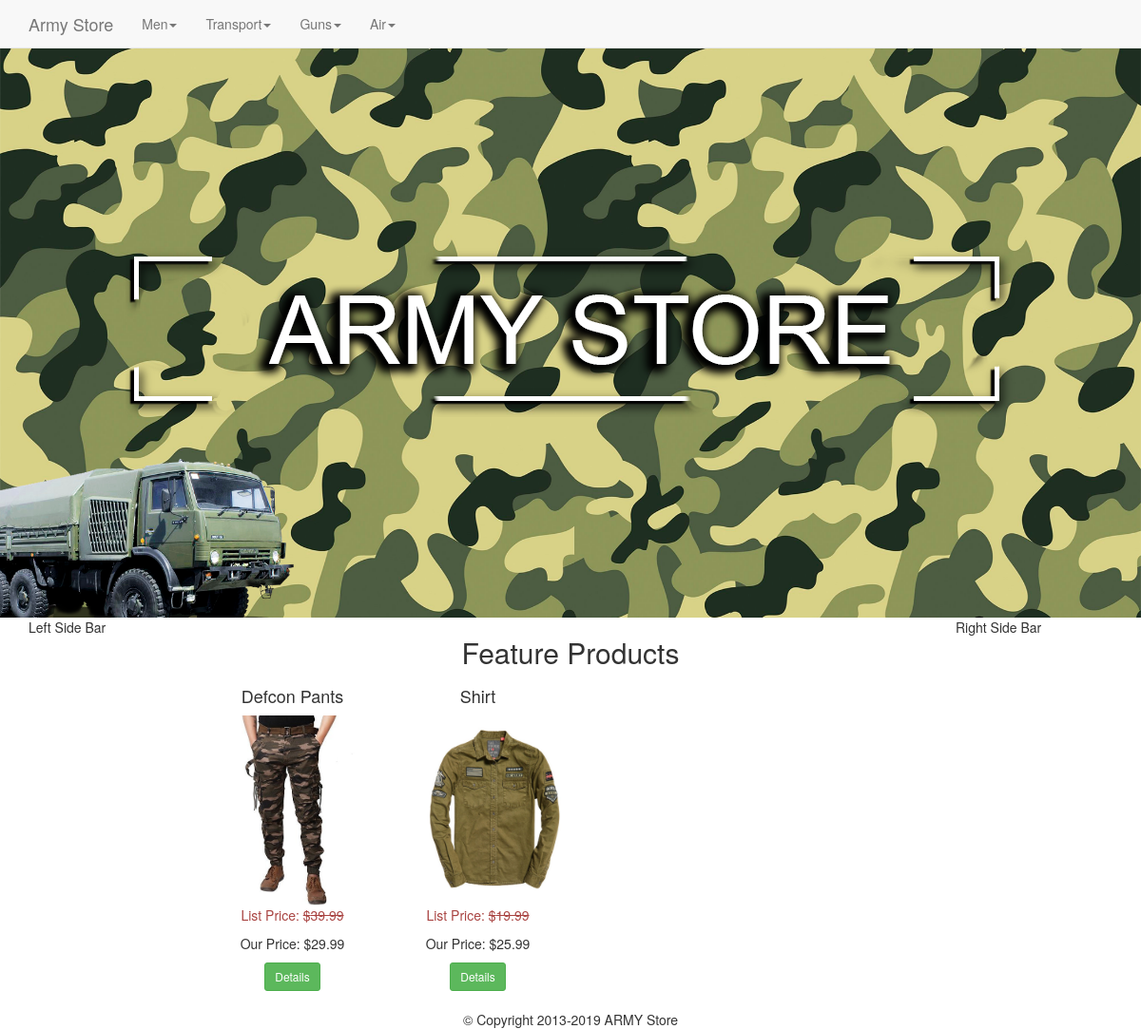
The page / on the database its author committed.
### tables this page shows
CREATE TABLE IF NOT EXISTS `categories` (
  `id` int(11) NOT NULL,
  `category` varchar(255) NOT NULL,
  `parent` int(11) NOT NULL DEFAULT '0'
);

CREATE TABLE IF NOT EXISTS `Products` (
  `id` int(11) NOT NULL,
  `title` varchar(255) NOT NULL,
  `price` decimal(10,2) NOT NULL,
  `list_price` decimal(10,2) NOT NULL,
  `brand` int(11) NOT NULL,
  `categories` varchar(255) NOT NULL,
  `image` varchar(255) NOT NULL,
  `description` text NOT NULL,
  `featured` tinyint(4) NOT NULL DEFAULT '0',
  `sizes` text NOT NULL
);

### index.php (the view)
<?php
    require_once 'core/init.php';
    include 'includes/head.php';
    include 'includes/navigation.php';
    include 'includes/headerfull.php';
    include 'includes/leftbar.php';
    $sql = "SELECT * FROM products WHERE featured = 1";
    $featured = $db->query($sql);
?>
        <div class="col-md-8">
            <div class="row">
                <h2 class="text-center">Feature Products</h2>
                <?php while($product = mysqli_fetch_assoc($featured)) : ?>
                    <div class="col-sm-3 text-center">
                        <h4><?= $product['title']; ?></h4>
                        <img src="<?= $product['image']; ?>" alt="<?= $product['title']; ?>" class="img-thumb"/>
                        <p class="list-price text-danger">List Price: <s>$<?= $product['list_price']; ?></s></p>
                        <p class="price">Our Price: $<?= $product['price']; ?></p>
                        <button type="button" class="btn btn-sm btn-success" onclick="detailsmodal(<?= $product['id'];?>)">Details</button>
                    </div>
                <?php endwhile; ?>
            </div>
        </div>
    <?php
    include 'includes/rightbar.php';
    include 'includes/footer.php';
    ?>

### includes/head.php (shortened to what this page needs)
<!DOCTYPE html>
<html lang="en">
<body>
<head>
    <link rel="stylesheet" href="css/bootstrap.min.css">
    <link rel="stylesheet" href="css/main.css">
</head>

### includes/navigation.php (shortened to what this page needs)
<?php
$sql = "SELECT * FROM categories WHERE parent = 0";
$pquery = $db->query($sql);
?>
    <nav class="navbar navbar-default navbar-fixed-top">
        <div class="container">
            <a href="index.php" class="navbar-brand">Army Store</a>
            <ul class="nav navbar-nav">
                <?php while($parent = mysqli_fetch_assoc($pquery)) : ?>
                    <li class="dropdown">
                        <a href="#" class="dropdown-toggle" data-toggle="dropdown"><?php echo $parent['category']; ?><span class="caret"></span></a>
                    </li>
                <?php endwhile; ?>
            </ul>
        </div>
    </nav>

### includes/headerfull.php
    <div id="headerWrapper">
        <div id="back-flower"></div>
        <div id="logotext"></div>
        <div id="fore-flower"></div>
    </div>
<div class="container-fluid">

### includes/leftbar.php
<div class="col-md-2">Left Side Bar</div>

### includes/rightbar.php
<div class="col-md-2">Right Side Bar</div>

### includes/footer.php (shortened to what this page needs)
<footer class="col-md-12 text-center" id="footer">&copy; Copyright 2013-2019 ARMY Store</footer>
</body>
</html>

### css/main.css (style rules this page uses)
body { padding-top: 50px; }
#headerWrapper { position: relative; padding: 0; margin: 0; overflow: hidden; height: 600px; background-image: url(../images/headerlogo/background.png); background-repeat: no-repeat; background-size: 100% 700px; background-position: top center; background-attachment: fixed; }
#logotext { position: absolute; width: 100%; height: 180px; background-image: url(../images/headerlogo/text.png); background-repeat: no-repeat; background-position: 50% center; top: 50%; margin-top: -90px; }
#fore-flower { position: absolute; width: 100%; height: 400px; background-image: url(../images/headerlogo/fore-tank.png); background-size: auto 400px; background-repeat: no-repeat; background-position: right bottom; top: 535px; right: -50px; }
#back-flower { position: absolute; width: 100%; height: 350px; background-image: url(../images/headerlogo/back-tank.png); background-position: left bottom; background-repeat: no-repeat; background-size: auto 350px; top: 360px; left: -55px; }
.img-thumb { width: auto; height: 200px; }
#footer { margin-top: 20px; }

### rows shown on the page
categories: category "Men"
categories: category "Transport"
categories: category "Guns"
categories: category "Air"
products: title "Defcon Pants", image (picture), list_price "39.99", price "29.99"
products: title "Shirt", image (picture), list_price "19.99", price "25.99"
